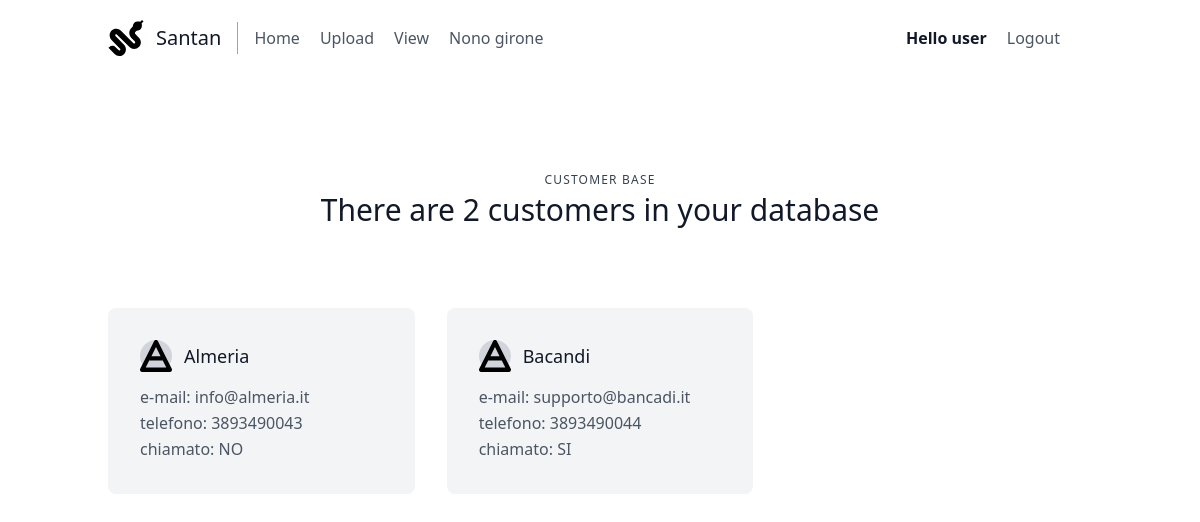
Screenshot of /view (signed in) with the database file from the repository.
### ie/models.py (models this page shows)
class Cliente(models.Model):
    azienda = models.CharField(max_length=18)
    email = models.EmailField(max_length=18)
    telefono = PhoneNumberField()
    importunato = models.BooleanField(default=False)

### ie/views.py (the view)
# urls.py: path('view', CustomerView.as_view(), name='view'),
class CustomerView(LoginRequiredMixin, ListView):
    template_name = 'ie/view.html'
    context_object_name = 'customers'
    queryset = Cliente.objects.all()

### ie/templates/ie/view.html (shortened to what this page needs)
{% extends 'base.html' %}
{% load static %}
{% block body %}
<section class="text-gray-600 body-font">
  <div class="container px-5 py-24 mx-auto">
    <div class="flex flex-col text-center w-full mb-20">
      <h2 class="text-xs text-gray-700 tracking-widest font-medium title-font mb-1">CUSTOMER BASE</h2>
      <h1 class="sm:text-3xl text-2xl font-medium title-font text-gray-900">There are {{customers|length}} customers in your database</h1>
    </div>
    <div class="flex flex-wrap -m-4">
    {% for entry in customers  %}
        <div class="p-4 md:w-1/3">
          <div class="flex rounded-lg h-full bg-gray-100 p-8 flex-col">
            <div class="flex items-center mb-3">
              <div class="w-8 h-8 mr-3 inline-flex items-center justify-center rounded-full bg-gray-300 text-white flex-shrink-0">
                <img src="{% static 'img/air-symbol.svg' %}">
              </div>
                <h2 class="text-gray-900 text-lg title-font font-medium">{{entry.azienda}}</h2>
            </div>
            <div class="flex-grow">
                <p class="leading-relaxed text-base">e-mail:  {{entry.email}}</p>
                <p class="leading-relaxed text-base">telefono:  {{entry.telefono}}</p>
                {% if entry.importunato == True %}
                  <p class="leading-relaxed text-base">chiamato: SI</p>
                {% else %}
                  <p class="leading-relaxed text-base">chiamato: NO</p>
                {% endif %}
            </div>
          </div>
        </div>
    {% endfor %}
    </div>
  </div>
</section>
{% endblock body %}

### templates/base.html (shortened to what this page needs)
<!DOCTYPE html>
<html>
    <head>
        <link href="https://unpkg.com/tailwindcss@^2/dist/tailwind.min.css" rel="stylesheet">
    </head>
    <body>
        {% include 'navbar.html' %}
        {% block body %}{% endblock body %}
    </body>
</html>

### templates/navbar.html
{% load static %}
<header class="text-gray-600 body-font">
  <div class="container mx-auto flex flex-wrap p-5 flex-col md:flex-row items-center ">
    <a href="{% url 'home' %}" class="flex title-font font-medium items-center text-gray-900 mb-4 md:mb-0">
      <img class="w-9" src="{% static 'img/snake.svg' %}">
      <span class="ml-3 text-xl">Santan</span>
    </a>
    <nav class="md:mr-auto md:ml-4 md:py-1 md:pl-4 md:border-l md:border-gray-400	flex flex-wrap items-center text-base justify-center">
      <a class="mr-5 hover:text-gray-900" href="{% url 'home' %}">Home</a>
      <a class="mr-5 hover:text-gray-900" href="{% url 'ie:upload' %}">Upload</a>
      <a class="mr-5 hover:text-gray-900" href="{% url 'ie:view' %}">View</a>
      <a class="mr-5 hover:text-gray-900" href="#">Nono girone</a>
    </nav>
    <div class="inline-flex items-center border-0 py-1 px-3 focus:outline-none rounded text-base mt-4 md:mt-0">
      {% if request.user.is_authenticated %}
        <p class="mr-5 text-gray-900 font-semibold">Hello {{ request.user.username }}</p>
        <a href="{% url 'users:logout' %}" class="mr-5 hover:text-gray-900">Logout</a>
      {% else %}
        <a href="{% url 'users:login' %}" class="mr-5 hover:text-gray-900">Login</a>
        <a href="{% url 'users:signup' %}" class="mr-5 hover:text-gray-900">Signup</a>
      {% endif %}
    </div>
  </div>
</header>

### rows the page displays
Cliente: azienda "Almeria", email "info@almeria.it", telefono "3893490043", importunato "chiamato: NO"
Cliente: azienda "Bacandi", email "supporto@bancadi.it", telefono "3893490044", importunato "chiamato: SI"

### other values shown
{{ request.user.username }} "user"
{{ customers|length }} "2"
